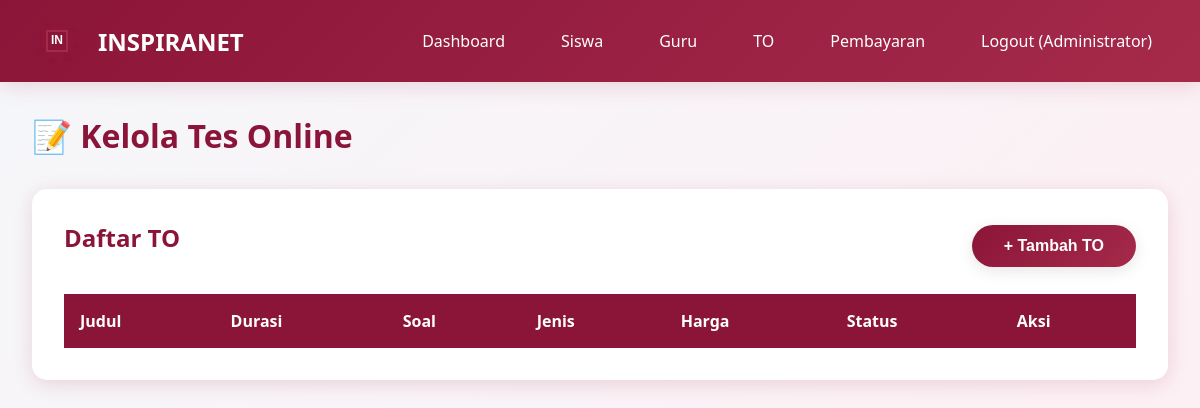
The page /admin/exams (signed in) on the database as committed earlier.
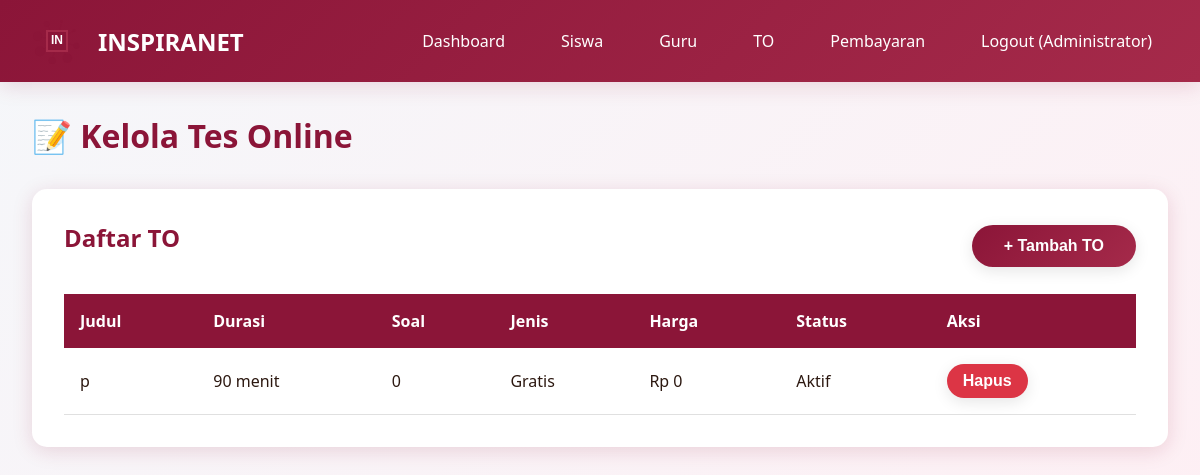
The same page on the database as committed later.
### models.py (models this page shows, shortened)
class User(UserMixin, db.Model):
    __tablename__ = 'users'
    id = db.Column(db.Integer, primary_key=True)
    email = db.Column(db.String(120), unique=True, nullable=False)
    password_hash = db.Column(db.String(255), nullable=False)
    full_name = db.Column(db.String(100), nullable=False)
    role = db.Column(db.String(20), nullable=False, default='student')
    inspira_branch = db.Column(db.String(50), nullable=True)
    class_level = db.Column(db.String(20), nullable=True)
    school_name = db.Column(db.String(150), nullable=True)
    phone_number = db.Column(db.String(20), nullable=True)
    created_at = db.Column(db.DateTime, default=datetime.utcnow)
    exam_attempts = db.relationship('ExamAttempt', backref='user', lazy=True, cascade='all, delete-orphan')
    payments = db.relationship('Payment', backref='user', lazy=True, cascade='all, delete-orphan')
    leaderboard_entries = db.relationship('Leaderboard', backref='user', lazy=True, cascade='all, delete-orphan')

class Exam(db.Model):
    __tablename__ = 'exams'
    id = db.Column(db.Integer, primary_key=True)
    title = db.Column(db.String(200), nullable=False)
    description = db.Column(db.Text, nullable=True)
    duration_minutes = db.Column(db.Integer, nullable=False, default=120)
    total_questions = db.Column(db.Integer, nullable=False, default=0)
    is_premium = db.Column(db.Boolean, default=False)
    price = db.Column(db.Integer, default=0)
    is_active = db.Column(db.Boolean, default=True)
    created_by = db.Column(db.Integer, db.ForeignKey('users.id'), nullable=False)
    created_at = db.Column(db.DateTime, default=datetime.utcnow)
    questions = db.relationship('Question', backref='exam', lazy=True, cascade='all, delete-orphan')
    attempts = db.relationship('ExamAttempt', backref='exam', lazy=True, cascade='all, delete-orphan')
    payments = db.relationship('Payment', backref='exam', lazy=True, cascade='all, delete-orphan')
    leaderboard_entries = db.relationship('Leaderboard', backref='exam', lazy=True, cascade='all, delete-orphan')

### app.py (the view)
@app.route('/admin/exams')
@login_required
def admin_exams():
    if current_user.role != 'admin':
        flash('Akses ditolak!', 'danger')
        return redirect(url_for('index'))
    exams = Exam.query.all()
    return render_template('admin_exams.html', exams=exams)

### app.py (called while the page is built)
@login_manager.user_loader
def load_user(user_id):
    return User.query.get(int(user_id))

@app.before_request
def ensure_db():
    if not hasattr(app, '_db_initialized'):
        app._db_initialized = True
        init_database()

### templates/admin_exams.html (shortened to what this page needs)
{% extends "base.html" %}
{% block content %}
<h1 style="color: var(--primary-color); margin-bottom: 2rem;">📝 Kelola Tes Online</h1>
<div class="card">
    <div style="display: flex; justify-content: space-between; align-items: center; margin-bottom: 1.5rem;">
        <h2>Daftar TO</h2>
        <button onclick="showModal('addExamModal')" class="btn btn-primary">+ Tambah TO</button>
    </div>
    <table class="table">
        <thead>
            <tr>
                <th>Judul</th>
                <th>Durasi</th>
                <th>Soal</th>
                <th>Jenis</th>
                <th>Harga</th>
                <th>Status</th>
                <th>Aksi</th>
            </tr>
        </thead>
        <tbody>
            {% for exam in exams %}
            <tr>
                <td>{{ exam.title }}</td>
                <td>{{ exam.duration_minutes }} menit</td>
                <td>{{ exam.total_questions }}</td>
                <td>{{ 'Premium' if exam.is_premium else 'Gratis' }}</td>
                <td>Rp {{ exam.price if exam.is_premium else 0 }}</td>
                <td>{{ 'Aktif' if exam.is_active else 'Nonaktif' }}</td>
                <td>
                    <form method="POST" action="{{ url_for('admin_delete_exam', id=exam.id) }}" style="display: inline;" data-confirm-delete>
                        <button type="submit" class="btn btn-danger" style="padding: 0.5rem 1rem;">Hapus</button>
                    </form>
                </td>
            </tr>
            {% endfor %}
        </tbody>
    </table>
</div>
{% endblock %}

### templates/base.html (shortened to what this page needs)
<!DOCTYPE html>
<html lang="id">
<head>
    <link rel="stylesheet" href="{{ url_for('static', filename='css/style.css') }}">
</head>
<body>
    <nav class="navbar">
        <div class="container">
            <a href="{{ url_for('index') }}" class="navbar-brand">
                <div id="logo-animation" class="logo-container"></div>
                <span>INSPIRANET</span>
            </a>
            <ul class="navbar-nav">
                {% if current_user.is_authenticated %}
                    {% if current_user.role == 'admin' %}
                        <li><a href="{{ url_for('admin_dashboard') }}">Dashboard</a></li>
                        <li><a href="{{ url_for('admin_students') }}">Siswa</a></li>
                        <li><a href="{{ url_for('admin_teachers') }}">Guru</a></li>
                        <li><a href="{{ url_for('admin_exams') }}">TO</a></li>
                        <li><a href="{{ url_for('admin_payments') }}">Pembayaran</a></li>
                    {% elif current_user.role == 'teacher' %}
                        <li><a href="{{ url_for('teacher_dashboard') }}">Dashboard</a></li>
                        <li><a href="{{ url_for('teacher_exams') }}">TO Saya</a></li>
                        <li><a href="{{ url_for('teacher_students') }}">Hasil Siswa</a></li>
                    {% else %}
                        <li><a href="{{ url_for('student_dashboard') }}">Dashboard</a></li>
                        <li><a href="{{ url_for('student_exams') }}">Daftar TO</a></li>
                    {% endif %}
                    <li><a href="{{ url_for('logout') }}">Logout ({{ current_user.full_name }})</a></li>
                {% else %}
                    <li><a href="{{ url_for('login') }}">Login</a></li>
                    <li><a href="{{ url_for('register') }}">Daftar</a></li>
                {% endif %}
            </ul>
        </div>
    </nav>
    <div class="container">
        {% block content %}{% endblock %}
    </div>
</body>
</html>

### static/css/style.css (style rules this page uses)
:root { --primary-color: #8B1538; --secondary-color: #A52A4A; --dark-color: #4A0E1F; --light-color: #FFE5EC; --text-dark: #2C1810; --text-light: #FFFFFF; --shadow: 0 4px 20px rgba(139, 21, 56, 0.15); }
* { margin: 0; padding: 0; box-sizing: border-box; }
body { font-family: 'Segoe UI', Tahoma, Geneva, Verdana, sans-serif; background: linear-gradient(135deg, #f5f7fa 0%, #ffeef3 100%); color: var(--text-dark); min-height: 100vh; }
.navbar { background: linear-gradient(135deg, var(--primary-color) 0%, var(--secondary-color) 100%); padding: 1rem 0; box-shadow: var(--shadow); position: sticky; top: 0; z-index: 1000; }
.navbar .container { max-width: 1200px; margin: 0 auto; padding: 0 2rem; display: flex; justify-content: space-between; align-items: center; }
.navbar-brand { display: flex; align-items: center; gap: 1rem; color: var(--text-light); text-decoration: none; font-size: 1.5rem; font-weight: bold; }
.logo-container { position: relative; width: 50px; height: 50px; }
.navbar-nav { display: flex; gap: 1.5rem; list-style: none; align-items: center; }
.navbar-nav a { color: var(--text-light); text-decoration: none; padding: 0.5rem 1rem; border-radius: 5px; transition: all 0.3s ease; }
.container { max-width: 1200px; margin: 2rem auto; padding: 0 2rem; }
.btn { display: inline-block; padding: 0.75rem 2rem; border: none; border-radius: 25px; font-size: 1rem; font-weight: 600; text-decoration: none; cursor: pointer; transition: all 0.3s ease; box-shadow: 0 4px 15px rgba(0, 0, 0, 0.1); }
.btn-primary { background: linear-gradient(135deg, var(--primary-color) 0%, var(--secondary-color) 100%); color: var(--text-light); }
.btn-danger { background: #dc3545; color: white; }
.card { background: white; border-radius: 15px; padding: 2rem; box-shadow: var(--shadow); margin-bottom: 2rem; animation: fadeIn 0.6s ease; }
.card h2 { color: var(--primary-color); margin-bottom: 1rem; }
.table { width: 100%; border-collapse: collapse; margin-top: 1rem; }
.table th { background: var(--primary-color); color: white; padding: 1rem; text-align: left; }
.table td { padding: 1rem; border-bottom: 1px solid #e0e0e0; }

Rows that differ between the two databases and show on the page:
added Exam: title "p", duration_minutes "90", total_questions "0", is_premium "Gratis", is_premium "0", is_active "Aktif"
